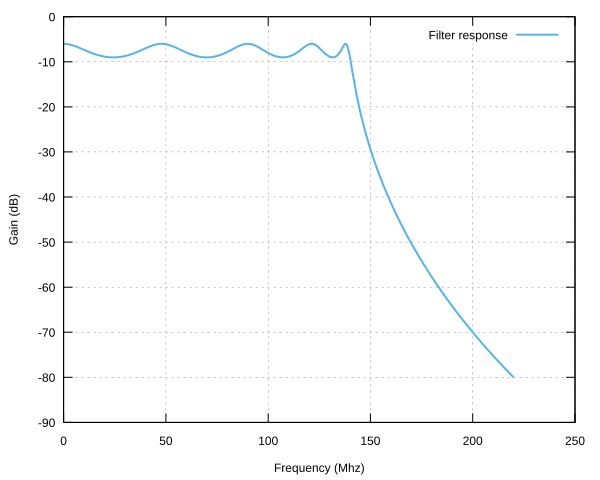

gnuplot code for this plot:
set terminal svg enhanced
set output 'filter.svg'
set datafile separator "\t"
set ylabel 'Gain (dB)'
set xlabel 'Frequency (Mhz)'
set grid
plot 'lpf-140MHz.txt' using 1:2 with lines lw 2 lt 3 title 'Filter response'
